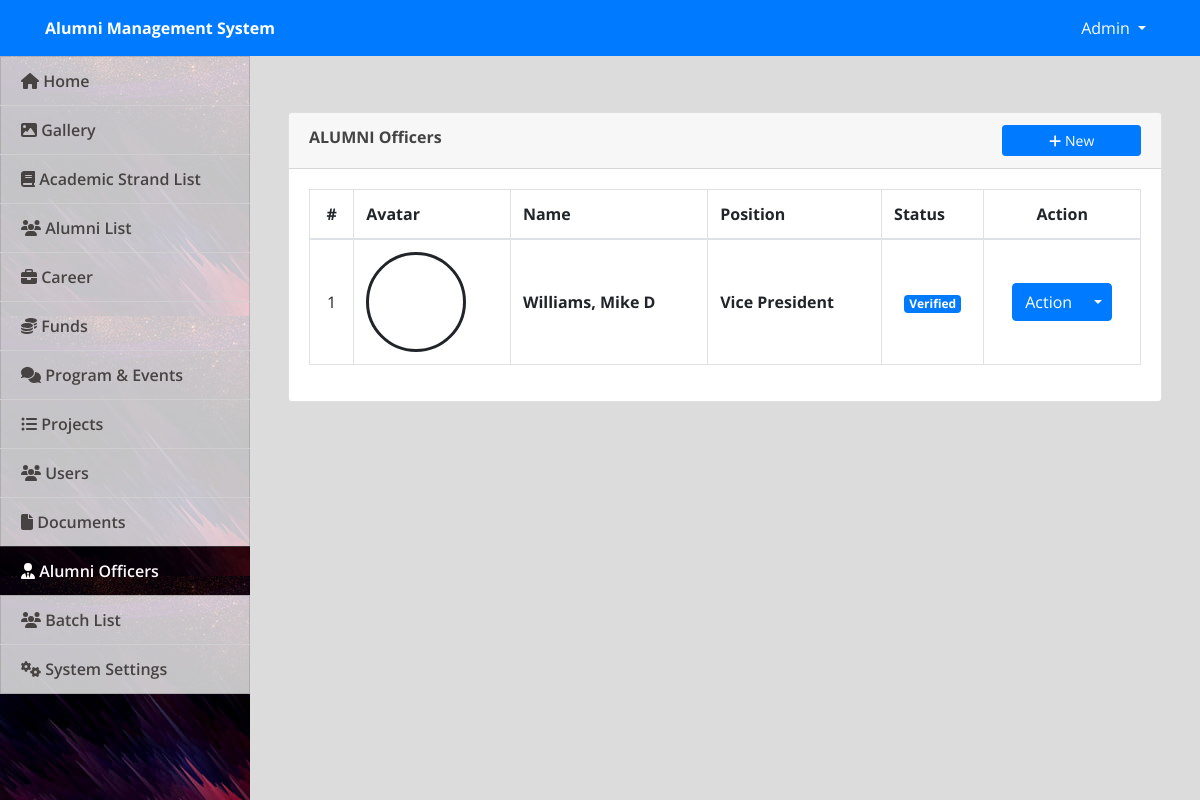
The page /admin/index.php?page=alumni_officers (signed in) on the database as committed earlier.
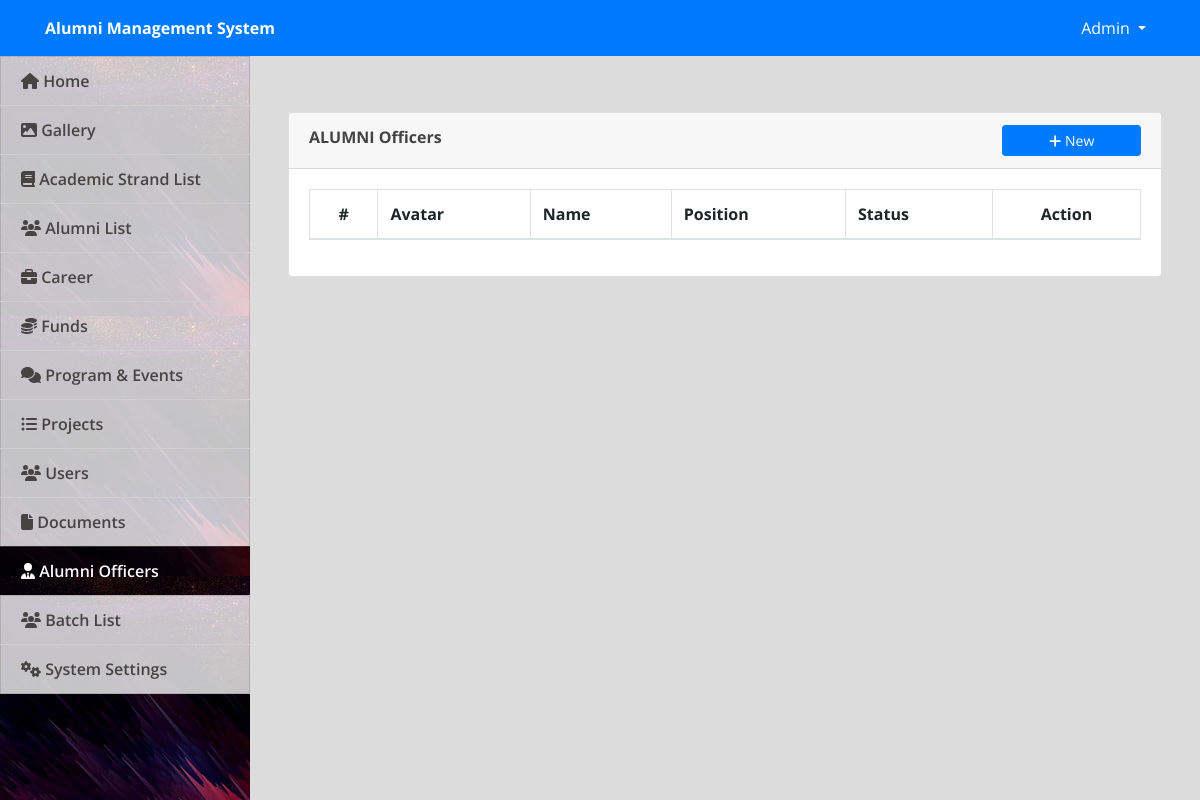
The same page on the database as committed later.
### tables this page shows
CREATE TABLE `officers` (
  `id` int(10) NOT NULL,
  `alumnus_bio_id` int(10) NOT NULL,
  `position` varchar(200) NOT NULL
);

### admin/alumni_officers.php (the view, shortened to what this page needs)
<?php include('db_connect.php'); ?>
<div class="container-fluid">
	<div class="col-lg-12">
		<div class="row">
			<div class="col-md-12">
				<div class="card">
					<div class="card-header">
						<b>ALUMNI Officers</b>
						<span class="">
							<button class="btn btn-primary btn-block btn-sm col-sm-2 float-right" type="button" id="new_officer">
								<i class="fa fa-plus"></i> New
							</button>
						</span>
					</div>
					<div class="card-body">
						<table class="table table-condensed table-bordered table-hover">
							<thead>
								<tr>
									<th class="text-center">#</th>
									<th class="">Avatar</th>
									<th class="">Name</th>
									<th class="">Position</th>
									<th class="">Status</th>
									<th class="text-center">Action</th>
								</tr>
							</thead>
							<tbody>
								<?php
								$i = 1;
								$alumni = $conn->query("SELECT o.position,o.id as officer_id, a.* ,Concat(a.lastname,', ',a.firstname,' ',a.middlename) as name from officers o inner join alumnus_bio a on o.alumnus_bio_id = a.id order by Concat(a.lastname,', ',a.firstname,' ',a.middlename) asc");
								while ($row = $alumni->fetch_assoc()) :
								?>
									<tr>
										<td class="text-center"><?php echo $i++ ?></td>
										<td class="text-center">
											<div class="avatar">
											</div>
										</td>
										<td class="">
											<p> <b><?php echo ucwords($row['name']) ?></b></p>
										</td>
										<td class="">
											<p> <b><?php echo $row['position'] ?></b></p>
										</td>
										<td class="text-center">
											<?php if ($row['status'] == 1) : ?>
												<span class="badge badge-primary">Verified</span>
											<?php else : ?>
												<span class="badge badge-secondary">Not Verified</span>
											<?php endif; ?>
										</td>
										<td class="text-center">
											<center>
												<div class="btn-group">
													<button type="button" class="btn btn-primary">Action</button>
													<button type="button" class="btn btn-primary dropdown-toggle dropdown-toggle-split" data-toggle="dropdown" aria-haspopup="true" aria-expanded="false">
													</button>
												</div>
											</center>
										</td>
									</tr>
								<?php endwhile; ?>
							</tbody>
						</table>
					</div>
				</div>
			</div>
		</div>
	</div>
</div>

Rows that differ between the two databases and show on the page:
removed officers: name "Williams, Mike D", position "Vice President"
